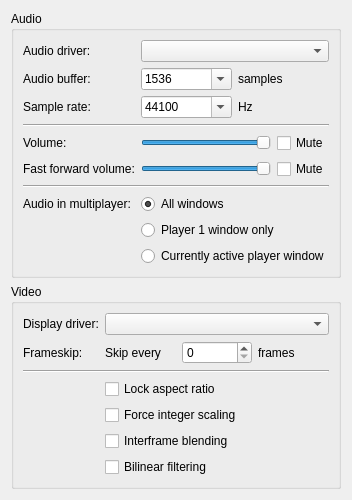
     <widget class="QWidget" name="av">
      <layout class="QVBoxLayout" name="formLayout">
       <item>
        <widget class="QGroupBox" name="groupBox_4">
         <property name="title">
          <string>Audio</string>
         </property>
         <layout class="QFormLayout" name="formLayout_12">
          <item row="0" column="0">
           <widget class="QLabel" name="label_14">
            <property name="text">
             <string>Audio driver:</string>
            </property>
           </widget>
          </item>
          <item row="0" column="1">
           <widget class="QComboBox" name="audioDriver">
            <property name="sizePolicy">
             <sizepolicy hsizetype="Expanding" vsizetype="Fixed">
              <horstretch>0</horstretch>
              <verstretch>0</verstretch>
             </sizepolicy>
            </property>
           </widget>
          </item>
          <item row="1" column="0">
           <widget class="QLabel" name="audioBufferSizeLabel">
            <property name="text">
             <string>Audio buffer:</string>
            </property>
           </widget>
          </item>
          <item row="1" column="1">
           <layout class="QHBoxLayout" name="horizontalLayout_11">
            <item>
             <widget class="QComboBox" name="audioBufferSize">
              <property name="editable">
               <bool>true</bool>
              </property>
              <property name="currentText">
               <string>1536</string>
              </property>
              <property name="currentIndex">
               <number>9</number>
              </property>
              <item>
               <property name="text">
                <string>64</string>
               </property>
              </item>
              <item>
               <property name="text">
                <string>96</string>
               </property>
              </item>
              <item>
               <property name="text">
                <string>128</string>
               </property>
              </item>
              <item>
               <property name="text">
                <string>192</string>
               </property>
              </item>
              <item>
               <property name="text">
                <string>256</string>
               </property>
              </item>
              <item>
               <property name="text">
                <string>384</string>
               </property>
              </item>
              <item>
               <property name="text">
                <string>512</string>
               </property>
              </item>
              <item>
               <property name="text">
                <string>768</string>
               </property>
              </item>
              <item>
               <property name="text">
                <string>1024</string>
               </property>
              </item>
              <item>
               <property name="text">
                <string>1536</string>
               </property>
              </item>
              <item>
               <property name="text">
                <string>2048</string>
               </property>
              </item>
              <item>
               <property name="text">
                <string>3072</string>
               </property>
              </item>
              <item>
               <property name="text">
                <string>4096</string>
               </property>
              </item>
             </widget>
            </item>
            <item>
             <widget class="QLabel" name="label_16">
              <property name="text">
               <string>samples</string>
              </property>
             </widget>
            </item>
           </layout>
          </item>
          <item row="2" column="0">
           <widget class="QLabel" name="label_19">
            <property name="text">
             <string>Sample rate:</string>
            </property>
           </widget>
          </item>
          <item row="2" column="1">
           <layout class="QHBoxLayout" name="horizontalLayout_14">
            <item>
             <widget class="QComboBox" name="sampleRate">
              <property name="editable">
               <bool>true</bool>
              </property>
              <property name="currentText">
               <string>44100</string>
              </property>
              <property name="currentIndex">
               <number>2</number>
              </property>
              <item>
               <property name="text">
                <string>22050</string>
               </property>
              </item>
              <item>
               <property name="text">
                <string>32000</string>
               </property>
              </item>
              <item>
               <property name="text">
                <string>44100</string>
               </property>
              </item>
              <item>
               <property name="text">
                <string>48000</string>
               </property>
              </item>
             </widget>
            </item>
            <item>
             <widget class="QLabel" name="label_20">
              <property name="text">
               <string>Hz</string>
              </property>
             </widget>
            </item>
           </layout>
          </item>
          <item row="4" column="0">
           <widget class="QLabel" name="label_17">
            <property name="text">
             <string>Volume:</string>
            </property>
           </widget>
          </item>
          <item row="4" column="1">
           <layout class="QHBoxLayout" name="horizontalLayout_6">
            <item>
             <widget class="QSlider" name="volume">
              <property name="minimumSize">
               <size>
                <width>128</width>
                <height>0</height>
               </size>
              </property>
              <property name="maximum">
               <number>256</number>
              </property>
              <property name="pageStep">
               <number>16</number>
              </property>
              <property name="value">
               <number>256</number>
              </property>
              <property name="orientation">
               <enum>Qt::Horizontal</enum>
              </property>
             </widget>
            </item>
            <item>
             <widget class="QCheckBox" name="mute">
              <property name="text">
               <string>Mute</string>
              </property>
             </widget>
            </item>
           </layout>
          </item>
          <item row="5" column="0">
           <widget class="QLabel" name="label_34">
            <property name="text">
             <string>Fast forward volume:</string>
            </property>
           </widget>
          </item>
          <item row="5" column="1">
           <layout class="QHBoxLayout" name="horizontalLayout_17">
            <item>
             <widget class="QSlider" name="volumeFf">
              <property name="minimumSize">
               <size>
                <width>128</width>
                <height>0</height>
               </size>
              </property>
              <property name="maximum">
               <number>256</number>
              </property>
              <property name="pageStep">
               <number>16</number>
              </property>
              <property name="value">
               <number>256</number>
              </property>
              <property name="orientation">
               <enum>Qt::Horizontal</enum>
              </property>
             </widget>
            </item>
            <item>
             <widget class="QCheckBox" name="muteFf">
              <property name="text">
               <string>Mute</string>
              </property>
             </widget>
            </item>
           </layout>
          </item>
          <item row="7" column="0">
           <widget class="QLabel" name="label_43">
            <property name="text">
             <string>Audio in multiplayer:</string>
            </property>
           </widget>
          </item>
          <item row="7" column="1">
           <widget class="QRadioButton" name="multiplayerAudioAll">
            <property name="text">
             <string>All windows</string>
            </property>
            <property name="checked">
             <bool>true</bool>
            </property>
            <attribute name="buttonGroup">
             <string notr="true">multiplayerAudio</string>
            </attribute>
           </widget>
          </item>
          <item row="8" column="1">
           <widget class="QRadioButton" name="multiplayerAudio1">
            <property name="text">
             <string>Player 1 window only</string>
            </property>
            <attribute name="buttonGroup">
             <string notr="true">multiplayerAudio</string>
            </attribute>
           </widget>
          </item>
          <item row="9" column="1">
           <widget class="QRadioButton" name="multiplayerAudioActive">
            <property name="text">
             <string>Currently active player window</string>
            </property>
            <attribute name="buttonGroup">
             <string notr="true">multiplayerAudio</string>
            </attribute>
           </widget>
          </item>
          <item row="3" column="0" colspan="2">
           <widget class="Line" name="line_4">
            <property name="orientation">
             <enum>Qt::Horizontal</enum>
            </property>
           </widget>
          </item>
          <item row="6" column="0" colspan="2">
           <widget class="Line" name="line_5">
            <property name="orientation">
             <enum>Qt::Horizontal</enum>
            </property>
           </widget>
          </item>
         </layout>
        </widget>
       </item>
       <item>
        <widget class="QGroupBox" name="groupBox_5">
         <property name="title">
          <string>Video</string>
         </property>
         <layout class="QFormLayout" name="formLayout_13">
          <item row="0" column="0">
           <widget class="QLabel" name="label_10">
            <property name="text">
             <string>Display driver:</string>
            </property>
           </widget>
          </item>
          <item row="0" column="1">
           <widget class="QComboBox" name="displayDriver">
            <property name="sizePolicy">
             <sizepolicy hsizetype="Expanding" vsizetype="Fixed">
              <horstretch>0</horstretch>
              <verstretch>0</verstretch>
             </sizepolicy>
            </property>
           </widget>
          </item>
          <item row="1" column="0">
           <widget class="QLabel" name="label_9">
            <property name="text">
             <string>Frameskip:</string>
            </property>
           </widget>
          </item>
          <item row="1" column="1">
           <layout class="QHBoxLayout" name="horizontalLayout_16">
            <item>
             <widget class="QLabel" name="label_12">
              <property name="text">
               <string>Skip every</string>
              </property>
             </widget>
            </item>
            <item>
             <widget class="QSpinBox" name="frameskip"/>
            </item>
            <item>
             <widget class="QLabel" name="label_13">
              <property name="text">
               <string>frames</string>
              </property>
             </widget>
            </item>
           </layout>
          </item>
          <item row="3" column="1">
           <widget class="QCheckBox" name="lockAspectRatio">
            <property name="text">
             <string>Lock aspect ratio</string>
            </property>
           </widget>
          </item>
          <item row="4" column="1">
           <widget class="QCheckBox" name="lockIntegerScaling">
            <property name="text">
             <string>Force integer scaling</string>
            </property>
           </widget>
          </item>
          <item row="5" column="1">
           <widget class="QCheckBox" name="interframeBlending">
            <property name="text">
             <string>Interframe blending</string>
            </property>
           </widget>
          </item>
          <item row="6" column="1">
           <widget class="QCheckBox" name="resampleVideo">
            <property name="text">
             <string>Bilinear filtering</string>
            </property>
           </widget>
          </item>
          <item row="2" column="0" colspan="2">
           <widget class="Line" name="line_12">
            <property name="orientation">
             <enum>Qt::Horizontal</enum>
            </property>
           </widget>
          </item>
         </layout>
        </widget>
       </item>
      </layout>
     </widget>
